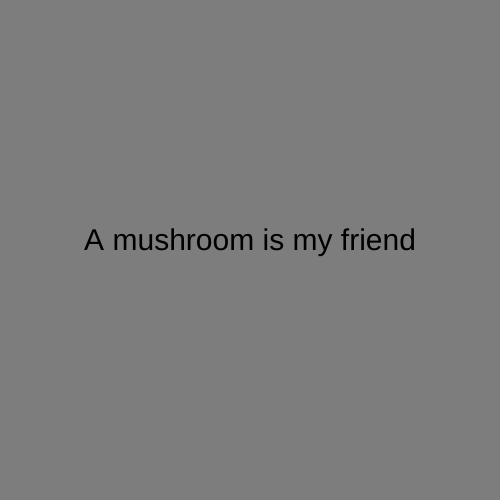
Frame 1 (no input)
Frame 60 (no input): identical to frame 1, image omitted
Frame 120 (the mouse pressed at the canvas centre since frame 60): identical to frame 1, image omitted

The p5.js sketch that drew this single still picture (run headless with seeded random() and noise() and a simulated clock; from frame 60 on, the mouse is pressed at the canvas centre):

// p5.js sketch
// ── sketch.js
let state = 0;

function setup() {
  createCanvas(500, 500);
  textSize(30);
  textAlign(CENTER);
}

function draw() {
  switch(state){
    case 0:
    background(125);
    text("A mushroom is my friend", width/2, height/2);
    break;

    case 1:
    background("purple");
    text("That's because he's a\nFunGi", width/2, height/2);
    break;

  }

}
function mouseReleased(){
  state++;
  if(state>1)
  {
    state = 0;
  }

}
